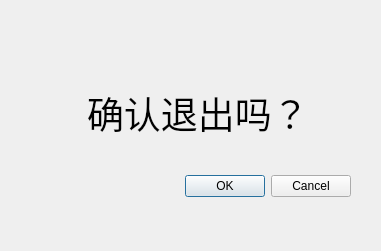
<?xml version="1.0" encoding="UTF-8"?>
<ui version="4.0">
 <class>Dialog</class>
 <widget class="QDialog" name="Dialog">
  <property name="geometry">
   <rect>
    <x>0</x>
    <y>0</y>
    <width>381</width>
    <height>251</height>
   </rect>
  </property>
  <property name="windowTitle">
   <string>Dialog</string>
  </property>
  <widget class="QDialogButtonBox" name="buttonBox">
   <property name="geometry">
    <rect>
     <x>10</x>
     <y>170</y>
     <width>341</width>
     <height>32</height>
    </rect>
   </property>
   <property name="orientation">
    <enum>Qt::Horizontal</enum>
   </property>
   <property name="standardButtons">
    <set>QDialogButtonBox::Cancel|QDialogButtonBox::Ok</set>
   </property>
  </widget>
  <widget class="QWidget" name="">
   <property name="geometry">
    <rect>
     <x>10</x>
     <y>80</y>
     <width>376</width>
     <height>66</height>
    </rect>
   </property>
   <layout class="QHBoxLayout" name="horizontalLayout">
    <item>
     <spacer name="horizontalSpacer">
      <property name="orientation">
       <enum>Qt::Horizontal</enum>
      </property>
      <property name="sizeHint" stdset="0">
       <size>
        <width>40</width>
        <height>20</height>
       </size>
      </property>
     </spacer>
    </item>
    <item>
     <widget class="QLabel" name="label">
      <property name="font">
       <font>
        <family>Adobe Devanagari</family>
        <pointsize>28</pointsize>
       </font>
      </property>
      <property name="text">
       <string>确认退出吗？</string>
      </property>
     </widget>
    </item>
    <item>
     <spacer name="horizontalSpacer_2">
      <property name="orientation">
       <enum>Qt::Horizontal</enum>
      </property>
      <property name="sizeHint" stdset="0">
       <size>
        <width>40</width>
        <height>20</height>
       </size>
      </property>
     </spacer>
    </item>
   </layout>
  </widget>
 </widget>
 <resources/>
 <connections>
  <connection>
   <sender>buttonBox</sender>
   <signal>accepted()</signal>
   <receiver>Dialog</receiver>
   <slot>accept()</slot>
   <hints>
    <hint type="sourcelabel">
     <x>248</x>
     <y>254</y>
    </hint>
    <hint type="destinationlabel">
     <x>157</x>
     <y>274</y>
    </hint>
   </hints>
  </connection>
  <connection>
   <sender>buttonBox</sender>
   <signal>rejected()</signal>
   <receiver>Dialog</receiver>
   <slot>reject()</slot>
   <hints>
    <hint type="sourcelabel">
     <x>316</x>
     <y>260</y>
    </hint>
    <hint type="destinationlabel">
     <x>286</x>
     <y>274</y>
    </hint>
   </hints>
  </connection>
 </connections>
</ui>
